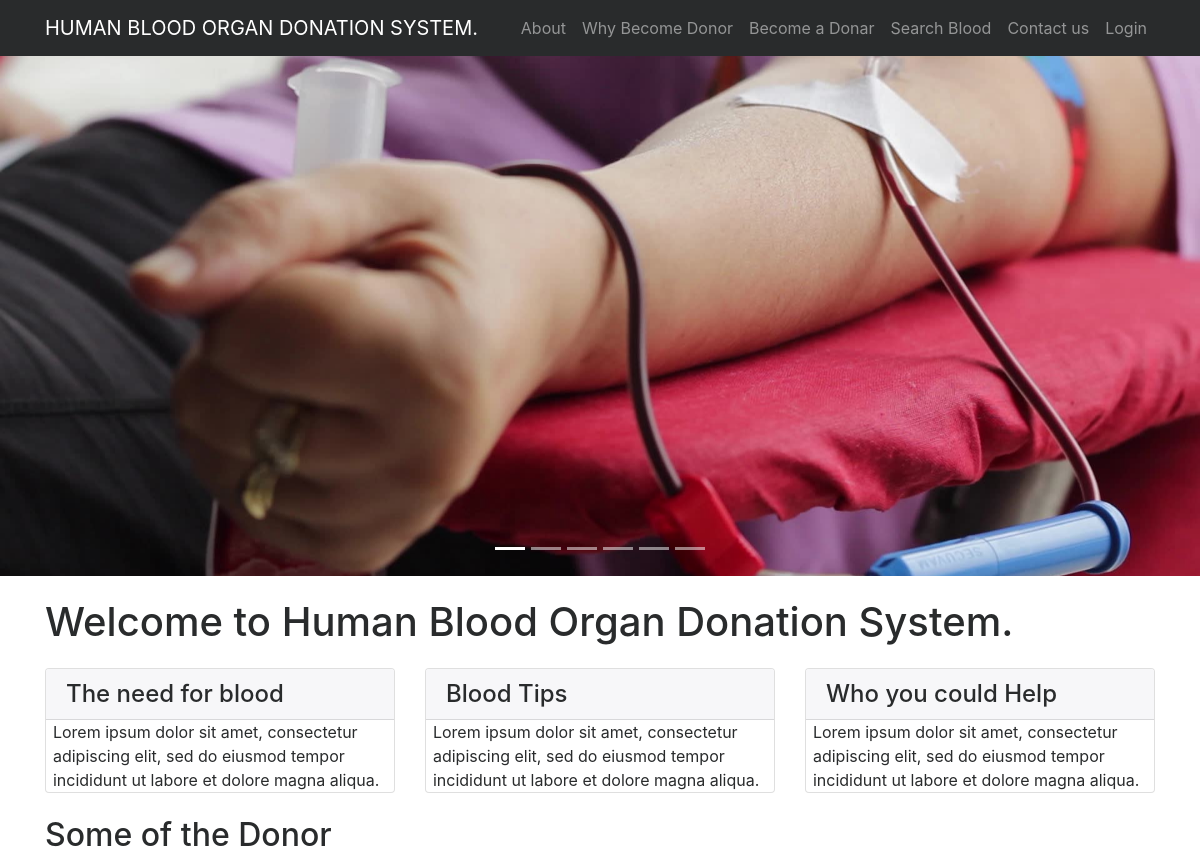
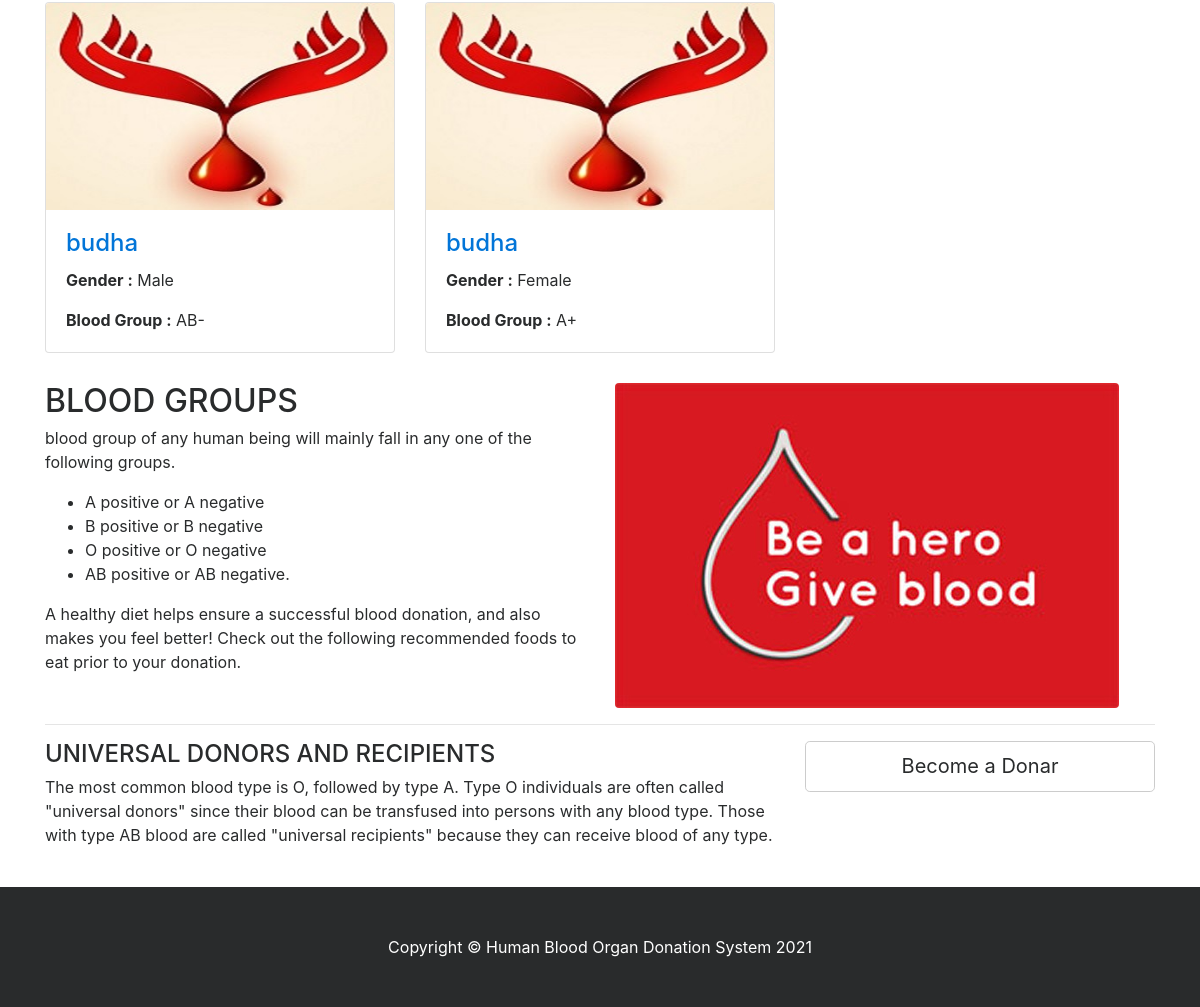
/bbdms/index.php, run on the app's committed database (2 pictures, top to bottom).
### tables this page shows
CREATE TABLE `tblblooddonars` (
  `id` int(11) NOT NULL,
  `FullName` varchar(100) DEFAULT NULL,
  `MobileNumber` char(11) DEFAULT NULL,
  `EmailId` varchar(100) DEFAULT NULL,
  `Gender` varchar(20) DEFAULT NULL,
  `Age` int(11) DEFAULT NULL,
  `BloodGroup` varchar(20) DEFAULT NULL,
  `Address` varchar(255) DEFAULT NULL,
  `JoiningDate` datetime NOT NULL,
  `status` int(1) DEFAULT NULL,
  `dob` date NOT NULL,
  `Password` varchar(100) NOT NULL,
  `OrganType` int(5) DEFAULT NULL,
  `Image` varchar(100) NOT NULL
);

### bbdms/index.php (the view, shortened to what this page needs)
<?php
include('includes/config.php');
?>
<!DOCTYPE html>
<html lang="en">
<head>
    <link href="vendor/bootstrap/css/bootstrap.min.css" rel="stylesheet">
    <link href="vendor/font-awesome/css/font-awesome.min.css" rel="stylesheet" type="text/css">
    <link href="css/modern-business.css" rel="stylesheet">
</head>
<body>
<?php include('includes/header.php');?>
<?php include('includes/slider.php');?>
    <div class="container">
        <h1 class="my-4">Welcome to Human Blood Organ Donation System.</h1>
        <div class="row">
            <div class="col-lg-4 mb-4">
                <div class="card">
                    <h4 class="card-header">The need for blood</h4>
                        <p class="card-text" style="padding-left:2%">Lorem ipsum dolor sit amet, consectetur adipiscing elit, sed do eiusmod tempor incididunt ut labore et dolore magna aliqua. </p>
                </div>
            </div>
            <div class="col-lg-4 mb-4">
                <div class="card">
                    <h4 class="card-header">Blood Tips</h4>
                        <p class="card-text" style="padding-left:2%">Lorem ipsum dolor sit amet, consectetur adipiscing elit, sed do eiusmod tempor incididunt ut labore et dolore magna aliqua. </p>
                </div>
            </div>
            <div class="col-lg-4 mb-4">
                <div class="card">
                    <h4 class="card-header">Who you could Help</h4>
                        <p class="card-text" style="padding-left:2%">Lorem ipsum dolor sit amet, consectetur adipiscing elit, sed do eiusmod tempor incididunt ut labore et dolore magna aliqua. </p>
                </div>
            </div>
        </div>
        <h2>Some of the Donor</h2>
        <div class="row">
                   <?php
$status=1;
$sql = "SELECT * from tblblooddonars where status=:status order by rand() limit 6";
$query = $dbh -> prepare($sql);
$query->bindParam(':status',$status,PDO::PARAM_STR);
$query->execute();
$results=$query->fetchAll(PDO::FETCH_OBJ);
if($query->rowCount() > 0)
{
foreach($results as $result)
{ ?>
            <div class="col-lg-4 col-sm-6 portfolio-item">
                <div class="card h-100">
                    <a href="#"><img class="card-img-top img-fluid" src="images/blood-donor.jpg" alt="" ></a>
                    <div class="card-block">
                        <h4 class="card-title"><a href="#"><?php echo htmlentities($result->FullName);?></a></h4>
<p class="card-text"><b>  Gender :</b> <?php echo htmlentities($result->Gender);?></p>
<p class="card-text"><b>Blood Group :</b> <?php echo htmlentities($result->BloodGroup);?></p>
                    </div>
                </div>
            </div>
            <?php }} ?>
        </div>
        <div class="row">
            <div class="col-lg-6">
                <h2>BLOOD GROUPS</h2>
          <p>  blood group of any human being will mainly fall in any one of the following groups.</p>
                <ul>
<li>A positive or A negative</li>
<li>B positive or B negative</li>
<li>O positive or O negative</li>
<li>AB positive or AB negative.</li>
                </ul>
                <p>A healthy diet helps ensure a successful blood donation, and also makes you feel better! Check out the following recommended foods to eat prior to your donation.</p>
            </div>
            <div class="col-lg-6">
                <img class="img-fluid rounded" src="images/blood-donor (1).jpg" alt="">
            </div>
        </div>
        <hr>
        <div class="row mb-4">
            <div class="col-md-8">
            <h4>UNIVERSAL DONORS AND RECIPIENTS</h4>
                <p>
The most common blood type is O, followed by type A.
Type O individuals are often called "universal donors" since their blood can be transfused into persons with any blood type. Those with type AB blood are called "universal recipients" because they can receive blood of any type.</p>
            </div>
            <div class="col-md-4">
                <a class="btn btn-lg btn-secondary btn-block" href="become-donar.php">Become a Donar</a>
            </div>
        </div>
    </div>
  <?php include('includes/footer.php');?>
</body>
</html>

### bbdms/includes/header.php (shortened to what this page needs)
<nav class="navbar fixed-top navbar-toggleable-md navbar-inverse bg-inverse">
    <div class="container">
        <a class="navbar-brand" href="index.php">HUMAN BLOOD ORGAN DONATION SYSTEM.</a>
        <div class="collapse navbar-collapse" id="navbarExample">
            <ul class="navbar-nav ml-auto">
                <li class="nav-item">
                    <a class="nav-link" href="page.php?type=aboutus">About</a>
                </li>
                <li class="nav-item">
                    <a class="nav-link" href="page.php?type=donor">Why Become Donor</a>
                </li>
                <li class="nav-item">
                    <a class="nav-link" href="become-donar.php">Become a Donar</a>
                </li>
                 <li class="nav-item">
                    <a class="nav-link" href="search-donor.php">Search Blood</a>
                </li>
                  <li class="nav-item">
                    <a class="nav-link" href="contact.php">Contact us</a>
                </li>
                  <li class="nav-item">
                    <a class="nav-link" href="admin/index.php">Login</a>
                </li>
            </ul>
        </div>
    </div>
</nav>

### bbdms/includes/slider.php (shortened to what this page needs)
<header>
      <div id="carouselExampleIndicators" class="carousel slide" data-ride="carousel">
          <ol class="carousel-indicators">
              <li data-target="#carouselExampleIndicators" data-slide-to="0" class="active"></li>
              <li data-target="#carouselExampleIndicators" data-slide-to="1"></li>
              <li data-target="#carouselExampleIndicators" data-slide-to="2"></li>
              <li data-target="#carouselExampleIndicators" data-slide-to="3"></li>
              <li data-target="#carouselExampleIndicators" data-slide-to="4"></li>
              <li data-target="#carouselExampleIndicators" data-slide-to="5"></li>
          </ol>
          <div class="carousel-inner" role="listbox">
              <div class="carousel-item active" style="background-image: url('images/banner1.jpg')">
                  <div class="carousel-caption d-none d-md-block">
                  </div>
              </div>
              </div>
          </div>
          <a class="carousel-control-prev" href="#carouselExampleIndicators" role="button" data-slide="prev">
          </a>
          <a class="carousel-control-next" href="#carouselExampleIndicators" role="button" data-slide="next">
              <span class="carousel-control-next-icon" aria-hidden="true"></span>
          </a>
  </header>

### bbdms/includes/footer.php
<footer class="py-5 bg-inverse">
      <div class="container">
          <p class="m-0 text-center text-white">Copyright &copy; Human Blood Organ Donation System 2021</p>
      </div>
  </footer>

### bbdms/css/modern-business.css (style rules this page uses)
body { padding-top: 54px; }
@media (min-width: 992px) { body { padding-top: 56px; } }
.carousel-item { height: 65vh; min-height: 300px; background: no-repeat center center scroll; -webkit-background-size: cover; -moz-background-size: cover; -o-background-size: cover; background-size: cover; }
.portfolio-item { margin-bottom: 30px; }

### bbdms/index.php (style rules this page uses)
.carousel-item.active, .carousel-item-next, .carousel-item-prev { display: block; }

### data on the page
tblblooddonars: FullName "budha", Gender "Male", BloodGroup "AB-"
tblblooddonars: FullName "budha", Gender "Female", BloodGroup "A+"
